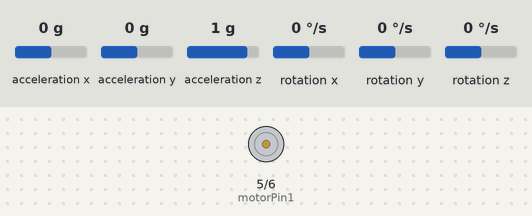
A sketch run on a simulated Arduino Uno, built with avr-gcc and run on an emulated ATmega328P. Parts: motor-driver pin pairs drawn as motors (green arrow = first pin HIGH = forward, orange = second pin HIGH = backward, longer = more drive). The inputs (shaded band) are chosen by the test bench; at power-on: acceleration y 0 g, acceleration z 1 g, acceleration x 0 g, rotation x 0 °/s, rotation y 0 °/s, rotation z 0 °/s. What the sketch prints to the serial monitor is not drawn.

Above: at 6.2 s.
6.3 s: acceleration y set to -1.4 g
At 7.6 s:
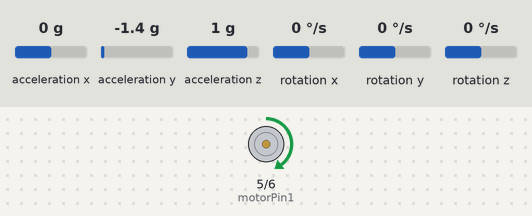
9.3 s: acceleration y set to 0.8 g
At 10.99 s:
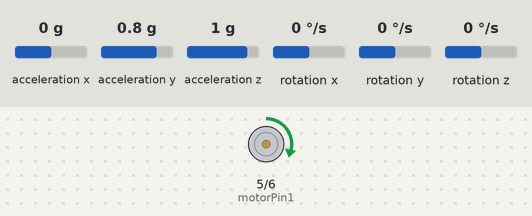
12.3 s: acceleration z set to -1.4 g
13.8 s: acceleration y set to 0.1 g
15.3 s: acceleration y set to -0.2 g
At 15.8 s:
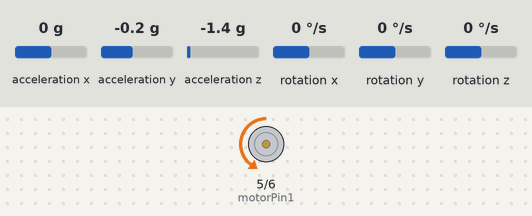
18.3 s: acceleration y set to 0 g
At 19.7 s:
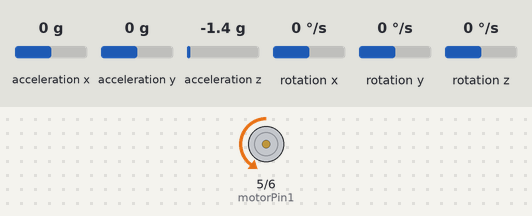
Timing chart, 0 to 20.8 s (numbered marks = the images above; inputs shaded):
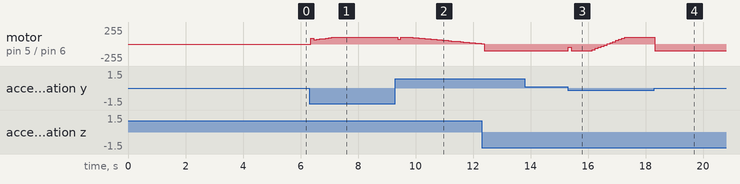

The sketch:

PID_CONTROLLER.ino
```cpp
#include <Wire.h>
#include <MPU6050.h>

MPU6050 mpu; // MPU6050 object

// PID parameters
float kp = 1.0;
float ki = 0.1;
float kd = 0.5;

float setPoint;
float input;
float output;
float lastInput = 0;
float integral = 0;

// Motor pins
const int motorPin1 = 5;  // Input A for Motor 1 (forward)
const int motorPin2 = 6;  // Input B for Motor 1 (backward)

// Angle threshold for movement detection
const float angleThreshold = 2.0;

// Maximum motor speed limit
const int maxMotorSpeed = 100; // Max PWM value (0-255)

// Function prototypes
float getAngle();
void calibrate();

void setup() {
  Serial.begin(115200);
  Wire.begin();
  mpu.initialize();

  pinMode(motorPin1, OUTPUT);
  pinMode(motorPin2, OUTPUT);

  calibrate();
}

void loop() {
  input = getAngle();

  if (abs(input - setPoint) > angleThreshold) {
    float error = setPoint - input;
    integral += error;
    float derivative = input - lastInput;

    output = kp * error + ki * integral - kd * derivative;
    lastInput = input;

    // Constrain the output to be between -maxMotorSpeed and maxMotorSpeed
    int motorSpeed = constrain(output, -maxMotorSpeed, maxMotorSpeed);

    // Determine direction and control motor speed
    if (motorSpeed > 0) { // Move forward
      analogWrite(motorPin1, motorSpeed);  // PWM signal to forward pin
      analogWrite(motorPin2, 0);           // No signal to backward pin
    } else { // Move backward
      analogWrite(motorPin1, 0);           // No signal to forward pin
      analogWrite(motorPin2, -motorSpeed); // PWM signal to backward pin
    }
  } else {
    // Stop the motors if stable
    analogWrite(motorPin1, 0);
    analogWrite(motorPin2, 0);
  }

  delay(100);
}

float getAngle() {
  int16_t ax, ay, az, gx, gy, gz;
  mpu.getMotion6(&ax, &ay, &az, &gx, &gy, &gz);
  return atan2(ay, az) * 180 / PI;
}

void calibrate() {
  Serial.println("Calibrating... Please place the robot upright.");
  delay(5000);
  setPoint = getAngle();
  Serial.print("Initial setPoint: ");
  Serial.println(setPoint);
}
```

Measured:
- the behaviour switches between 0 and -0.1 g on acceleration y (found by bisection; images 2 and 3)
- after the input at 6.3 s, motor on pin 5 (motorPin1) / pin 6 (motorPin2): stopped → forward 87/255 after 0.06 s, → forward 65/255 0.10 s later, → forward 70/255 0.10 s later, → forward 76/255 0.10 s later, … (9 changes in this stretch)
- after the input at 9.3 s, motor on pin 5 (motorPin1) / pin 6 (motorPin2): forward 100/255 → forward 68/255 after 0.08 s, → forward 100/255 0.10 s later, → forward 99/255 0.31 s later, → forward 96/255 0.10 s later, … (27 changes in this stretch)
- after the input at 13.8 s, every drawn part: stays the same
- after the input at 15.3 s, motor on pin 5 (motorPin1) / pin 6 (motorPin2): backward 100/255 → backward 47/255 at once, → backward 100/255 0.10 s later, → backward 84/255 0.73 s later, → backward 67/255 0.10 s later, … (14 changes in this stretch)
- after the input at 18.3 s, motor on pin 5 (motorPin1) / pin 6 (motorPin2): forward 100/255 → backward 100/255 at once
